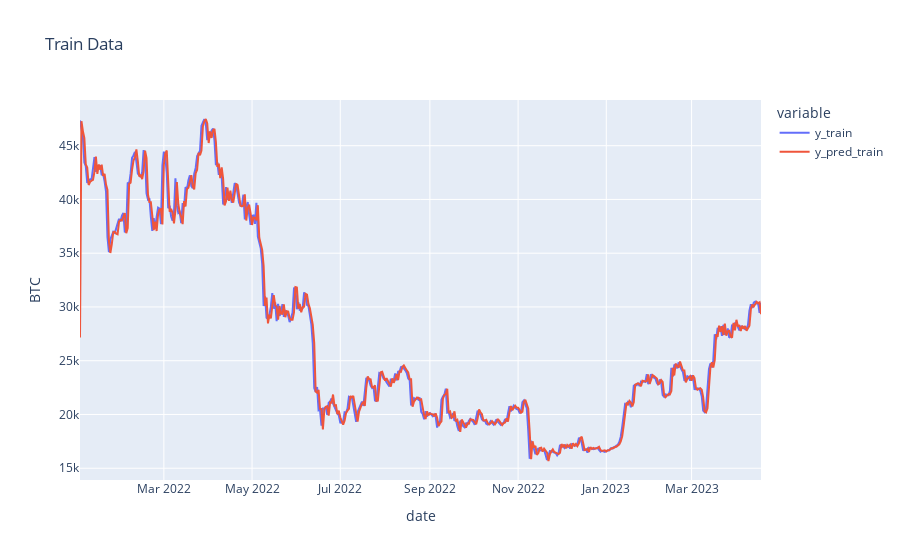

Here is the notebook cell this chart was saved with:
### Code cell
fig = px.line(df_pred_train, labels={"value": "BTC"},title='Train Data')
fig.show()

### Figure 1 — Plotly figure (JSON) as saved in the notebook; plotly's stock layout.template omitted (floating-point values rounded to 4 significant figures; data arrays with more than 128 entries replaced by an {"elided": "..."} marker saying what was removed)
{"data": [{"hovertemplate": "variable=y_train<br>date=%{x}<br>BTC=%{y}<extra></extra>", "legendgroup": "y_train", "line": {"color": "#636efa", "dash": "solid"}, "marker": {"symbol": "circle"}, "mode": "lines", "name": "y_train", "orientation": "v", "showlegend": true, "type": "scatter", "x": {"elided": "472 str values"}, "xaxis": "x", "y": {"elided": "472 float values"}, "yaxis": "y"}, {"hovertemplate": "variable=y_pred_train<br>date=%{x}<br>BTC=%{y}<extra></extra>", "legendgroup": "y_pred_train", "line": {"color": "#EF553B", "dash": "solid"}, "marker": {"symbol": "circle"}, "mode": "lines", "name": "y_pred_train", "orientation": "v", "showlegend": true, "type": "scatter", "x": {"elided": "472 str values"}, "xaxis": "x", "y": {"elided": "472 float values"}, "yaxis": "y"}], "layout": {"legend": {"title": {"text": "variable"}, "tracegroupgap": 0}, "title": {"text": "Train Data"}, "xaxis": {"anchor": "y", "domain": [0, 1], "title": {"text": "date"}}, "yaxis": {"anchor": "x", "domain": [0, 1], "title": {"text": "BTC"}}}}
